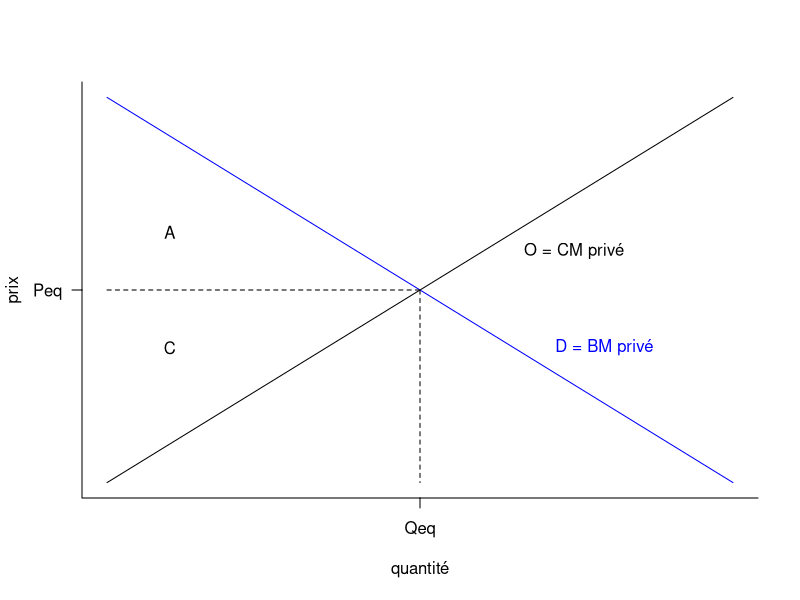
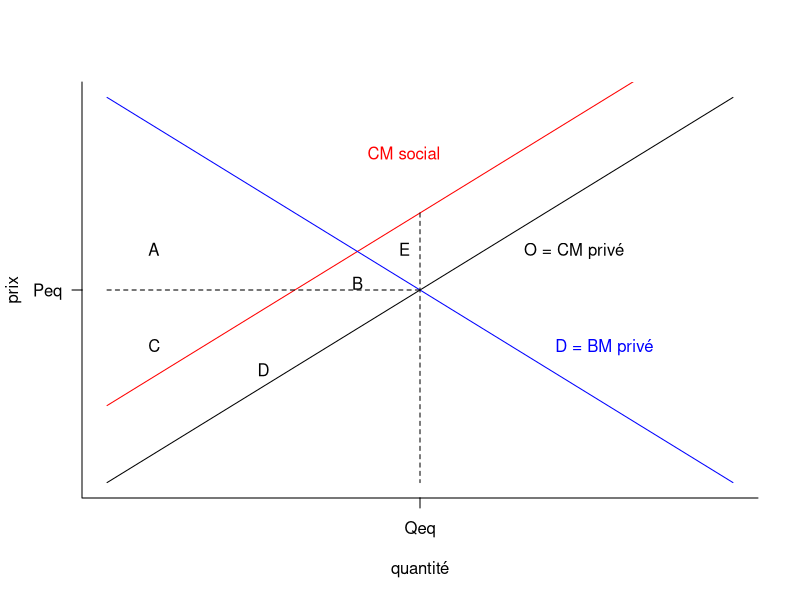
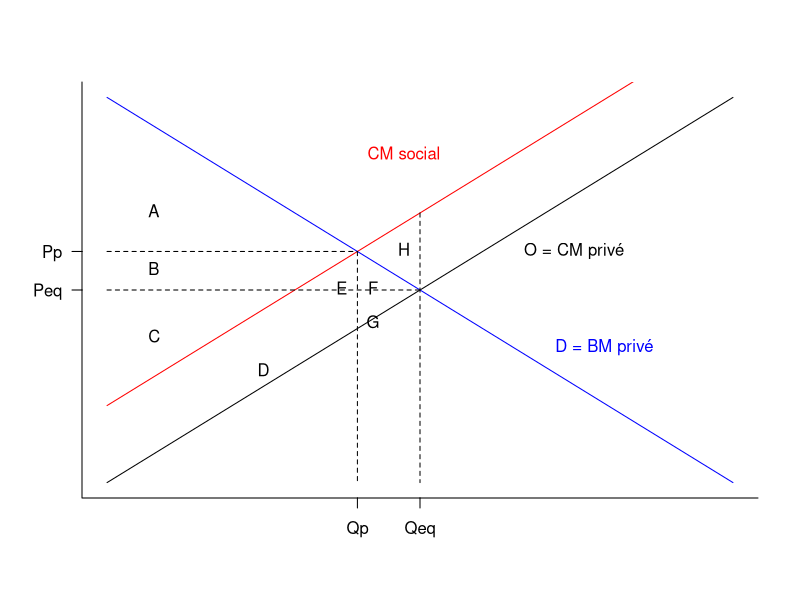

Write the R code that produced these figures, in order.
## ---- chunk 1
options(tinytex.verbose = TRUE)
knitr::opts_chunk$set(fig.width=6, fig.height=4) 
## ---- chunk 2
x = seq(0,20)
CMpr = x
CMso = 4+x
BMpr = 20-x

# Marginal private cost
plot(x, CMpr, type='l', col='black', xlab="quantité", ylab="prix", xaxt='n', yaxt='n', bty='l')
text(13, 12, "O = CM privé", pos=4)
# Marginal private benefit
lines(x, BMpr, col='blue')
text(14, 7, "D = BM privé", col='blue', pos=4)

axis(side = 1, at = 10, labels='Qeq')
lines(c(10, 10), c(10, 0), lty='dashed')

axis(side = 2, at = 10, labels='Peq', las=1)
lines(c(0, 10), c(10, 10), lty='dashed')

text(2, 7, "C")
text(2, 13, "A")
## ---- chunk 3
x = seq(0,20)
CMpr = x
CMso = 4+x
BMpr = 20-x

# Marginal private cost
plot(x, CMpr, type='l', col='black', xlab="quantité", ylab="prix", xaxt='n', yaxt='n', bty='l')
text(13, 12, "O = CM privé", pos=4)
# Marginal social cost
lines(x, CMso, col='red')
text(8, 17, "CM social", col='red', pos=4)
# Marginal private benefit
lines(x, BMpr, col='blue')
text(14, 7, "D = BM privé", col='blue', pos=4)

axis(side = 1, at = 10, labels='Qeq')
lines(c(10, 10), c(14, 0), lty='dashed')

axis(side = 2, at = 10, labels='Peq', las=1)
lines(c(0, 10), c(10, 10), lty='dashed')

text(1, 12, "A", pos=4)
text(8, 9.5, "B", pos=3)
text(1, 7, "C", pos=4)
text(5, 5, "D", pos=3)
text(10, 12, "E", pos=2)
## ---- chunk 4
x = seq(0,20)
CMpr = x
CMso = 4+x
BMpr = 20-x

# Marginal private cost
plot(x, CMpr, type='l', col='black', xlab="quantité", ylab="prix", xaxt='n', yaxt='n', bty='l', ann=FALSE)
text(13, 12, "O = CM privé", pos=4)
# Marginal social cost
lines(x, CMso, col='red')
text(8, 17, "CM social", col='red', pos=4)
# Marginal private benefit
lines(x, BMpr, col='blue')
text(14, 7, "D = BM privé", col='blue', pos=4)

axis(side = 1, at = 10, labels='Qeq')
lines(c(10, 10), c(14, 0), lty='dashed')
axis(side = 1, at = 8, labels='Qp')
lines(c(8, 8), c(12, 0), lty='dashed')

axis(side = 2, at = 10, labels='Peq', las=1)
lines(c(0, 10), c(10, 10), lty='dashed')
axis(side = 2, at = 12, labels='Pp', las=1)
lines(c(0, 8), c(12, 12), lty='dashed', las=1)

text(1, 14, "A", pos=4)
text(1, 11, "B", pos=4)
text(7.5, 9.25, "E", pos=3)
text(8.5, 9.25, "F", pos=3)
text(1, 7.5, "C", pos=4)
text(5, 5, "D", pos=3)
text(8.5, 7.5, "G", pos=3)
text(10, 12, "H", pos=2)
